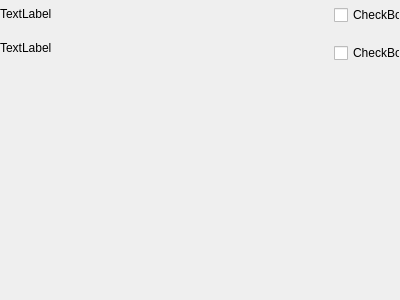
<?xml version="1.0" encoding="UTF-8"?>
<ui version="4.0">
 <class>C_SyvDaPePieChart</class>
 <widget class="QWidget" name="C_SyvDaPePieChart">
  <property name="geometry">
   <rect>
    <x>0</x>
    <y>0</y>
    <width>400</width>
    <height>300</height>
   </rect>
  </property>
  <property name="windowTitle">
   <string>Form</string>
  </property>
  <layout class="QVBoxLayout" name="verticalLayout_3" stretch="0,1">
   <property name="leftMargin">
    <number>0</number>
   </property>
   <property name="topMargin">
    <number>0</number>
   </property>
   <property name="rightMargin">
    <number>0</number>
   </property>
   <property name="bottomMargin">
    <number>0</number>
   </property>
   <item>
    <layout class="QHBoxLayout" name="horizontalLayout" stretch="0,0,0">
     <item>
      <layout class="QVBoxLayout" name="verticalLayout_2">
       <item>
        <spacer name="verticalSpacer_2">
         <property name="orientation">
          <enum>Qt::Vertical</enum>
         </property>
         <property name="sizeType">
          <enum>QSizePolicy::Fixed</enum>
         </property>
         <property name="sizeHint" stdset="0">
          <size>
           <width>20</width>
           <height>7</height>
          </size>
         </property>
        </spacer>
       </item>
       <item>
        <widget class="stw_opensyde_gui_elements::C_OgeLabGroupItem" name="pc_LabelShowUnit">
         <property name="text">
          <string>TextLabel</string>
         </property>
         <property name="alignment">
          <set>Qt::AlignLeading|Qt::AlignLeft|Qt::AlignTop</set>
         </property>
        </widget>
       </item>
       <item>
        <widget class="stw_opensyde_gui_elements::C_OgeLabGroupItem" name="pc_LabelShowValue">
         <property name="text">
          <string>TextLabel</string>
         </property>
         <property name="alignment">
          <set>Qt::AlignLeading|Qt::AlignLeft|Qt::AlignTop</set>
         </property>
        </widget>
       </item>
      </layout>
     </item>
     <item>
      <spacer name="horizontalSpacer">
       <property name="orientation">
        <enum>Qt::Horizontal</enum>
       </property>
       <property name="sizeHint" stdset="0">
        <size>
         <width>40</width>
         <height>20</height>
        </size>
       </property>
      </spacer>
     </item>
     <item>
      <layout class="QVBoxLayout" name="verticalLayout">
       <property name="spacing">
        <number>8</number>
       </property>
       <item>
        <widget class="stw_opensyde_gui_elements::C_OgeChxTristateTransparentToggle" name="pc_CheckBoxUnit">
         <property name="minimumSize">
          <size>
           <width>66</width>
           <height>30</height>
          </size>
         </property>
         <property name="maximumSize">
          <size>
           <width>66</width>
           <height>30</height>
          </size>
         </property>
         <property name="text">
          <string>CheckBox</string>
         </property>
        </widget>
       </item>
       <item>
        <widget class="stw_opensyde_gui_elements::C_OgeChxTristateTransparentToggle" name="pc_CheckBoxValue">
         <property name="minimumSize">
          <size>
           <width>66</width>
           <height>30</height>
          </size>
         </property>
         <property name="maximumSize">
          <size>
           <width>66</width>
           <height>30</height>
          </size>
         </property>
         <property name="text">
          <string>CheckBox</string>
         </property>
        </widget>
       </item>
      </layout>
     </item>
    </layout>
   </item>
   <item>
    <spacer name="verticalSpacer">
     <property name="orientation">
      <enum>Qt::Vertical</enum>
     </property>
     <property name="sizeHint" stdset="0">
      <size>
       <width>20</width>
       <height>220</height>
      </size>
     </property>
    </spacer>
   </item>
  </layout>
 </widget>
 <customwidgets>
  <customwidget>
   <class>stw_opensyde_gui_elements::C_OgeLabGroupItem</class>
   <extends>QLabel</extends>
   <header>C_OgeLabGroupItem.h</header>
  </customwidget>
  <customwidget>
   <class>stw_opensyde_gui_elements::C_OgeChxTristateTransparentToggle</class>
   <extends>QCheckBox</extends>
   <header>C_OgeChxTristateTransparentToggle.h</header>
  </customwidget>
 </customwidgets>
 <resources/>
 <connections/>
</ui>
